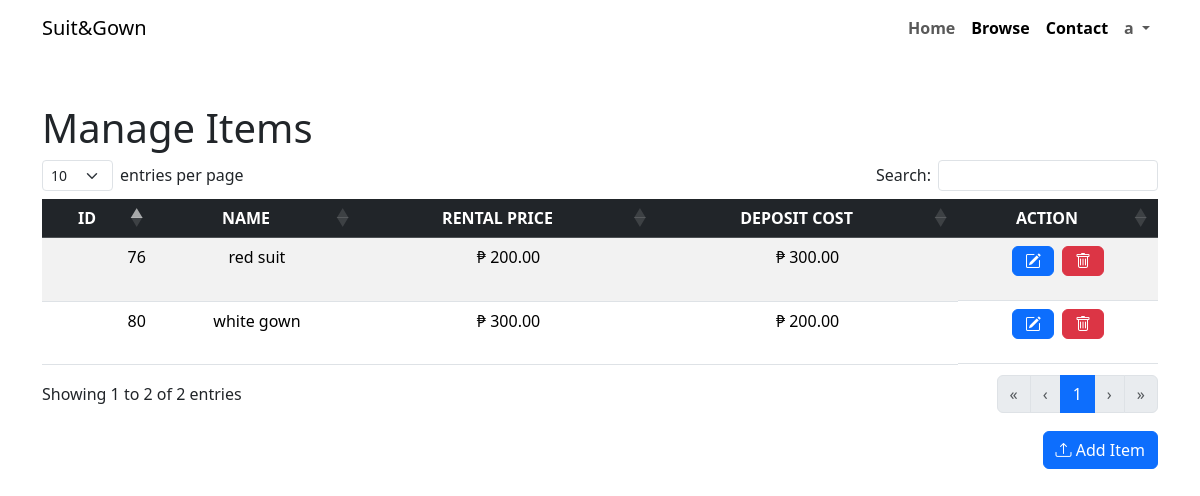
Screenshot of /frontend/manage/manage.php (signed in) with the database file from the repository.
### tables this page shows
CREATE TABLE `user` (
  `user_id` int(11) NOT NULL,
  `first_name` varchar(255) DEFAULT NULL,
  `middle_name` varchar(255) DEFAULT NULL,
  `last_name` varchar(255) DEFAULT NULL,
  `email` varchar(255) DEFAULT NULL,
  `username` varchar(255) DEFAULT NULL,
  `password` varchar(255) DEFAULT NULL,
  `type` enum('admin','lender','client') DEFAULT 'client',
  `successful_lends` int(11) DEFAULT 0,
  `is_active` tinyint(1) DEFAULT 1
);

CREATE TABLE `item` (
  `item_id` int(11) NOT NULL,
  `name` varchar(255) DEFAULT NULL,
  `type` varchar(255) DEFAULT NULL,
  `size` decimal(11,2) DEFAULT NULL,
  `deposit_cost` decimal(11,2) DEFAULT NULL,
  `rental_cost` decimal(11,2) DEFAULT NULL,
  `quantity` int(11) DEFAULT 0,
  `owner_id` int(11) DEFAULT NULL,
  `in_stock` tinyint(1) DEFAULT 1,
  `is_active` tinyint(1) DEFAULT 1,
  `photo` varchar(255) NOT NULL,
  `description` varchar(255) NOT NULL
);

### frontend/manage/manage.php (called while the page is built, shortened)
<?php
    require '../includes/head.php';
    require '../includes/header.php';
?>
        <?php
            if(isset($_SESSION['loggeduser'])){
                $logged_user = $_SESSION['loggeduser'];
            }else{
                header('location: ../../frontend/');
            }
        ?>
        <?php
            include('../includes/manage_items.php')
        ?>
<?php
    require '../includes/footer.php'
?>

### backend/classes/users.class.php (called while the page is built, shortened)
<?php
require_once 'database.php';
class Users{
    protected $db ;
    function __construct(){
        $this->db = new Database();
    }
    function show(){
        $sql = "SELECT * FROM user ; ";
        $query =  $this->db->connect()->prepare($sql);
        if($query->execute()){
            $data = $query->fetchAll();
        }
        return $data;
    }
}
?>

### backend/classes/database.php (called while the page is built)
<?php
class Database{
    private $host = 'localhost';
    private $username = 'root';
    private $password = '';
    private $database = 'rental_management_system';
    protected $connection;
    function connect(){
        try
			{
				$this->connection = new PDO("mysql:host=$this->host;dbname=$this->database",
											$this->username, $this->password);
			}
			catch (PDOException $e)
			{
				echo "Connection error " . $e->getMessage();
			}
        return $this->connection;
    }
}
?>

### backend/classes/item.class.php (called while the page is built, shortened)
<?php
require_once 'database.php';
class Item
{
    protected $db;
    function __construct()
    {
        $this->db = new Database();
    }
    function show($user_id = null)
    {
        $sql = "SELECT * FROM item";
        $query = $this->db->connect()->prepare($sql);
        if ($query->execute()) {
            $data = $query->fetchAll();
        }
        return $data;
    }
}

### frontend/includes/manage_items.php (the view, shortened to what this page needs)
<section class="container my-5 table-responsive">
    <h1> Manage Items </h1>
    <table class=" table table-striped" id="example">
        <thead class="table-dark">
            <tr>
                <th class="text-center">ID</th>
                <th class="text-center">NAME</th>
                <th class="text-center">RENTAL PRICE</th>
                <th class="text-center">DEPOSIT COST</th>
                <th class="text-center">ACTION</th>
            </tr>
        </thead>
        <tbody>
            <?php
            require_once '../../backend/classes/item.class.php';
            $item = new Item();
            $results = $item->show();
            if (!empty($results)) {
                foreach ($results as $value) {
                    if ((($value['is_active'] == true) && ($value['owner_id'] == $logged_user['user_id'])) || $logged_user['type'] == 'admin') {
            ?>
                        <tr class="text-center">
                            <td><?php echo htmlspecialchars($value['item_id']); ?></td>
                            <td><?php echo htmlspecialchars($value['name']); ?></td>
                            <td><?php echo "₱ " . htmlspecialchars($value['rental_cost']); ?></td>
                            <td><?php echo "₱ " . htmlspecialchars($value['deposit_cost']); ?></td>
                            <td class="text-center d-flex justify-content-center gap-2">
                                <?php
                                if ($logged_user['type'] == 'admin') { ?>
                                    <form action="../admin/edit_item.php" method="POST">
                                    <?php
                                } else { ?>
                                        <form action="../manage/edit_item.php" method="POST">
                                        <?php
                                    }
                                        ?>
                                        <button class="btn btn-primary ">
                                            <i class="bi bi-pencil-square"></i>
                                        </button>
                                        </form>
                                        <form action="../../backend/tools/deleteitem_tool.php" method="POST" id="deleteForm-<?php echo $value['item_id']; ?>">
                                            <button type="button" class="btn btn-danger delete-item-btn" data-form-id="deleteForm-<?php echo $value['item_id']; ?>">
                                                <i class="bi bi-trash"></i>
                                            </button>
                                        </form>
                            </td>
                        </tr>
                <?php
                    }
                }
            } else {
                ?>
            <?php
            }
            ?>
        </tbody>
    </table>
    <div class="d-flex justify-content-end mt-3">
        <button type="button" class="btn btn-primary" data-bs-toggle="modal" data-bs-target="#addItemModal">
            <i class="bi bi-upload"></i> Add Item
        </button>
    </div>
</section>

### frontend/includes/header.php (shortened to what this page needs)
<?php
require_once '../../backend/classes/users.class.php';
$users = new Users();
if (isset($_SESSION['loggeduser'])) {
    $logged_user = $_SESSION['loggeduser'];
}
$accounts = $users->show();
?>
<nav class="navbar navbar-expand-lg navbar-transparent">
    <div class="container">
        <a class="navbar-brand" href="#">Suit&Gown</a>
        <div class="collapse navbar-collapse" id="navbarSupportedContent">
            <ul class="navbar-nav ms-auto mb-2 mb-lg-0 ">
                <li class="nav-item ">
                    <a class="nav-link fw-bolder " aria-current="page" href="../user/home.php">Home</a>
                </li>
                <li class="nav-item">
                    <a class="nav-link active fw-bolder" href="../user/browse.php">Browse</a>
                </li>
                <li class="nav-item">
                    <a class="nav-link active fw-bolder" aria-current="page" href="../contact/contact.php">Contact</a>
                </li>
                <?php
                if (isset($logged_user)) {
                ?>
                    <li class="nav-item dropdown">
                        <a class="nav-link dropdown-toggle fw-bolder" href="#" role="button" data-bs-toggle="dropdown" aria-expanded="false">
                            <?php echo $logged_user['username'];   ?>
                        </a>
                    </li>
                    <?php
                }
                    ?>
            </ul>
        </div>
    </div>
</nav>

### rows the page displays
user: username "a"
item: item_id "76", name "red suit", rental_cost "200.00", deposit_cost "300.00"
item: item_id "80", name "white gown", rental_cost "300.00", deposit_cost "200.00"
